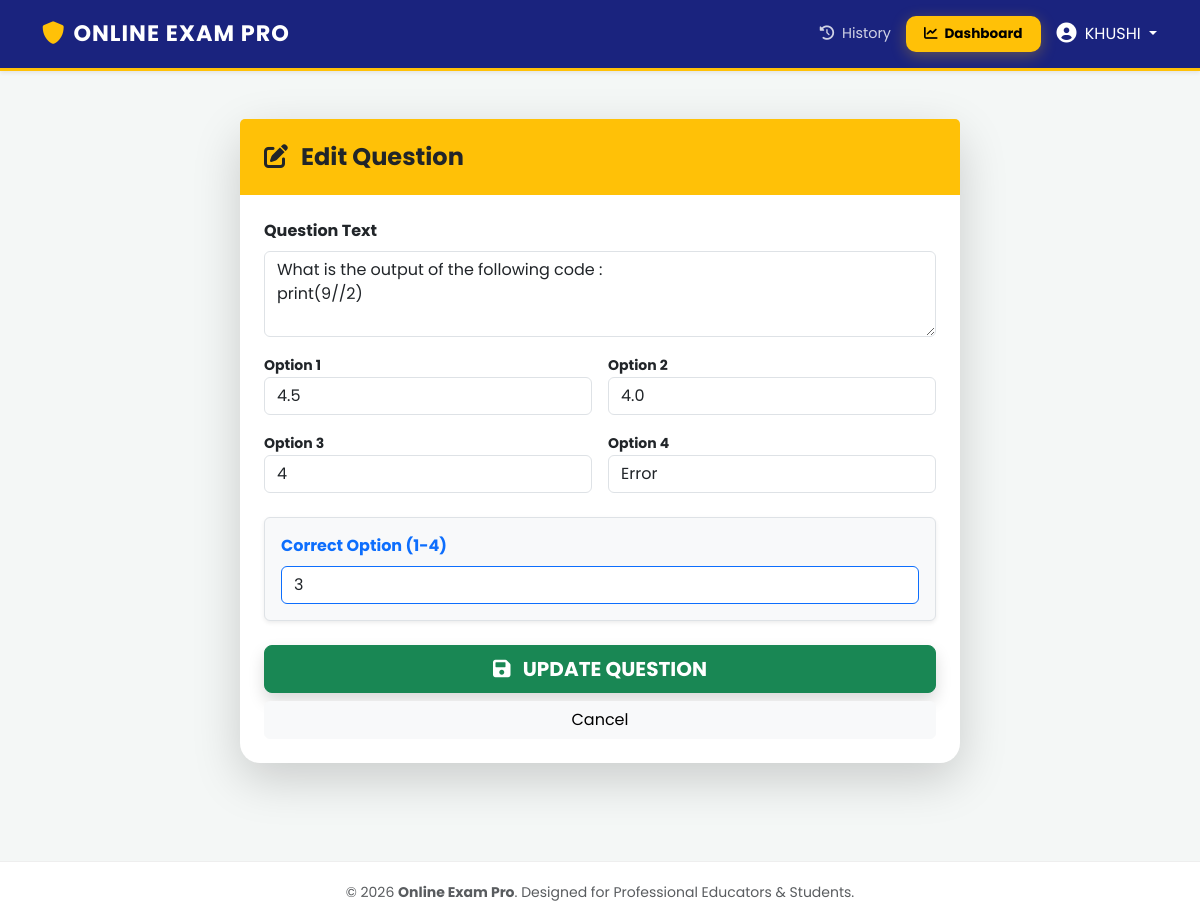
Screenshot of /question/edit/6/ (signed in) with the database file from the repository.
### exam/models.py (models this page shows, shortened)
class Question(models.Model):
    exam = models.ForeignKey(Exam, on_delete=models.CASCADE, related_name='questions')
    text = models.TextField()
    option1 = models.CharField(max_length=200)
    option2 = models.CharField(max_length=200)
    option3 = models.CharField(max_length=200)
    option4 = models.CharField(max_length=200)
    correct_option = models.IntegerField(choices=[(1, 'Option 1'), (2, 'Option 2'), (3, 'Option 3'), (4, 'Option 4')])

### exam/views.py (the view, shortened to what this page needs)
# urls.py: path('question/edit/<int:q_id>/', views.edit_question, name='edit_question'),
@staff_member_required
def edit_question(request, q_id):
    question = get_object_or_404(Question, id=q_id, exam__author=request.user)
    return render(request, 'edit_question.html', {'q': question})

### exam/templates/edit_question.html (shortened to what this page needs)
{% extends 'base.html' %}
{% block content %}
<div class="container py-4">
    <div class="row justify-content-center">
        <div class="col-md-8">
            <div class="card shadow-lg border-0" style="border-radius: 20px;">
                <div class="card-header bg-warning text-dark p-4 border-0">
                    <h4 class="mb-0 fw-bold"><i class="fas fa-edit me-2"></i> Edit Question</h4>
                </div>
                <div class="card-body p-4">
                    <form method="POST">
                        <div class="mb-3">
                            <label class="form-label fw-bold">Question Text</label>
                            <textarea name="text" class="form-control" rows="3" required>{{ q.text }}</textarea>
                        </div>
                        <div class="row g-3">
                            <div class="col-md-6">
                                <label class="small fw-bold">Option 1</label>
                                <input type="text" name="opt1" value="{{ q.option1 }}" class="form-control" required>
                            </div>
                            <div class="col-md-6">
                                <label class="small fw-bold">Option 2</label>
                                <input type="text" name="opt2" value="{{ q.option2 }}" class="form-control" required>
                            </div>
                            <div class="col-md-6">
                                <label class="small fw-bold">Option 3</label>
                                <input type="text" name="opt3" value="{{ q.option3 }}" class="form-control" required>
                            </div>
                            <div class="col-md-6">
                                <label class="small fw-bold">Option 4</label>
                                <input type="text" name="opt4" value="{{ q.option4 }}" class="form-control" required>
                            </div>
                        </div>
                        <div class="mt-4 mb-4 p-3 bg-light rounded shadow-sm border">
                            <label class="form-label fw-bold text-primary">Correct Option (1-4)</label>
                            <input type="number" name="correct" value="{{ q.correct_option }}" min="1" max="4" class="form-control border-primary" required>
                        </div>
                        <div class="d-grid gap-2">
                            <button type="submit" class="btn btn-success btn-lg fw-bold shadow">
                                <i class="fas fa-save me-2"></i> UPDATE QUESTION
                            </button>
                            <a href="{% url 'view_questions' q.exam.id %}" class="btn btn-light">Cancel</a>
                        </div>
                    </form>
                </div>
            </div>
        </div>
    </div>
</div>
{% endblock %}

### exam/templates/base.html (shortened to what this page needs)
<!DOCTYPE html>
<html lang="en">
<head>
    <link href="https://cdn.jsdelivr.net/npm/bootstrap@5.3.0/dist/css/bootstrap.min.css" rel="stylesheet">
    <link rel="stylesheet" href="https://cdnjs.cloudflare.com/ajax/libs/font-awesome/6.0.0/css/all.min.css">
</head>
<body>
    <nav class="navbar navbar-dark shadow-sm sticky-top">
        <div class="container">
            <a class="navbar-brand fw-bold" href="{% url 'home' %}">
                <i class="fas fa-shield-alt text-warning me-2"></i>ONLINE EXAM PRO
            </a>
            {% if user.is_authenticated %}
            <div class="d-flex align-items-center">
                <a href="{% url 'my_results' %}" class="nav-link-custom">
                    <i class="fas fa-history me-1"></i> History
                </a>
                {% if user.is_staff %}
                <a href="{% url 'teacher_dashboard' %}" class="btn-teacher">
                    <i class="fas fa-chart-line me-1"></i> Dashboard
                </a>
                {% endif %}
                <div class="dropdown">
                    <button class="btn btn-link text-white text-decoration-none dropdown-toggle p-0" type="button" data-bs-toggle="dropdown">
                        <i class="fas fa-user-circle fa-lg me-1"></i> {{ user.username|upper }}
                    </button>
                </div>
            </div>
            {% else %}
            <div class="d-flex">
                <a href="{% url 'login' %}" class="nav-link-custom">Login</a>
                <a href="{% url 'register' %}" class="btn btn-light btn-sm fw-bold rounded-pill px-3">Join Now</a>
            </div>
            {% endif %}
        </div>
    </nav>
    <div class="container py-4">
        {% block content %}
        {% endblock %}
    </div>
    <footer>
        <div class="container text-center">
            <p class="mb-0 text-muted small">&copy; 2026 <strong>Online Exam Pro</strong>. Designed for Professional Educators & Students.</p>
        </div>
    </footer>
</body>
</html>

### exam/templates/base.html (style rules this page uses)
:root { --primary-blue: #1a237e; --hover-blue: #0d47a1; --accent-yellow: #ffc107; }
body { background: #f4f7f6; font-family: 'Poppins', sans-serif; min-height: 100vh; }
.navbar { background: var(--primary-blue) !important; padding: 12px 0; border-bottom: 3px solid var(--accent-yellow); }
.navbar-brand { font-size: 1.4rem; letter-spacing: 1px; transition: 0.3s; }
.nav-link-custom { color: rgba(255,255,255,0.8) !important; font-size: 0.9rem; margin-right: 15px; transition: 0.3s; text-decoration: none; }
.card { border: none; border-radius: 18px; box-shadow: 0 10px 30px rgba(0,0,0,0.05); }
.btn-teacher { background: var(--accent-yellow); color: #000; font-weight: 700; border-radius: 10px; padding: 8px 18px; margin-right: 15px; text-decoration: none; font-size: 0.85rem; box-shadow: 0 4px 15px rgba(255, 193, 7, 0.3); transition: 0.3s; }
footer { background: #fff; padding: 20px 0; margin-top: 50px; border-top: 1px solid #eee; }

### rows the page displays
Question: text "What is the output of the following code : print(9//2)", opt1 "4.5", opt2 "4.0", opt3 "4", opt4 "Error", correct "3"

### other values shown
{{ user.username|upper }} "KHUSHI"
